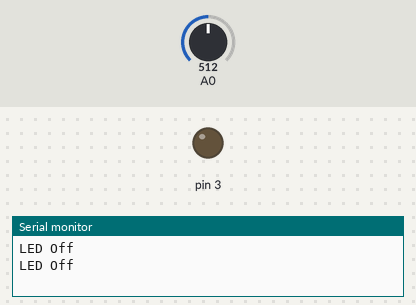
The sketch below on a simulated Arduino Uno, built with avr-gcc and run on an emulated ATmega328P. On the bench: output pins drawn as LEDs (lit = HIGH), the last lines printed to the serial monitor. The test bench sets the inputs (shaded band); at power-on: A0 = 512.

Above: at 1.8 s.
1.9 s: A0 set to 498
At 2.5 s:
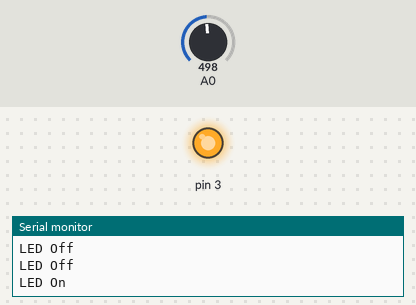
3.5 s: A0 set to 522
At 5.2 s:
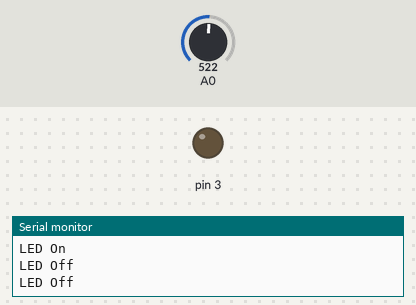
5.5 s: A0 set to 511
At 6.7 s:
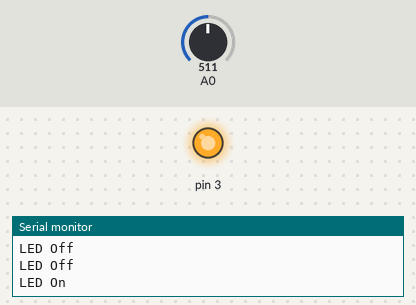
Timing chart, 0 to 8.5 s (numbered marks = the images above; inputs shaded):
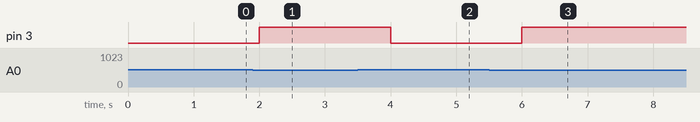

The sketch:

LDR_Serial_Write.ino
```cpp
void setup() {
  // put your setup code here, to run once:
  pinMode(3, OUTPUT);
  pinMode(A0, INPUT);
  Serial.begin(9600);
}

void loop() {
  // put your main code here, to run repeatedly:
  if(analogRead(A0) < 512) {
    digitalWrite(3, HIGH);
    Serial.println("LED On");
  } else {
    digitalWrite(3, LOW);
    Serial.println("LED Off");
  }
  delay(1000);
}
```

Measured:
- the behaviour switches between 512 and 511 on A0 (found by bisection; images 0 and 1)
- after the input at 1.9 s, pin 3: LOW → HIGH after 0.10 s
- after the input at 3.5 s, pin 3: HIGH → LOW after 0.50 s
- after the input at 5.5 s, pin 3: LOW → HIGH after 0.50 s
